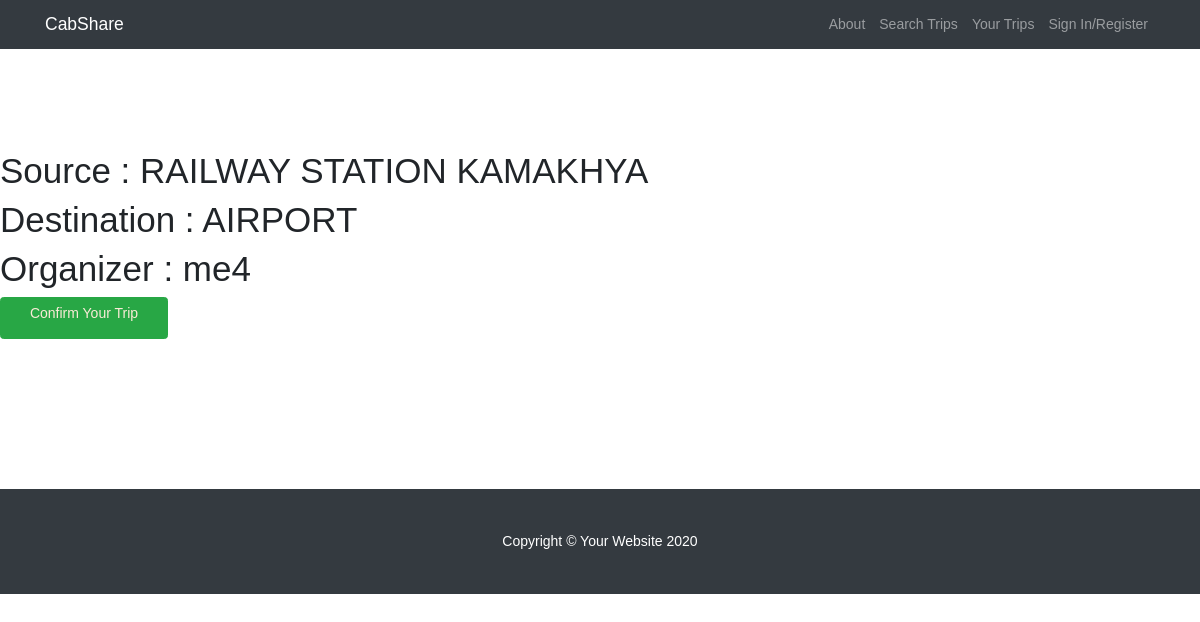
The app's page /trip/test-trip-4/ with its own data.
### core/models.py (models this page shows, shortened)
class Trip(models.Model):
    places = [
        ('IITG', 'IITG'),
        ('RAILWAY STATION GUWAHATI', 'RAILWAY STATION GUWAHATI'),
        ('RAILWAY STATION KAMAKHYA', 'RAILWAY STATION KAMAKHYA'),
        ('AIRPORT', 'AIRPORT'),
    ]
    src = models.CharField(
        max_length=50,
        choices=places,
        null=False,
        blank=False,
    )
    dest = models.CharField(
        max_length=50,
        choices=places,
        null=False,
        blank=False,
    )
    organizer = models.CharField(max_length=50)
    journey_date = models.DateTimeField(
        auto_now=False, auto_now_add=False, blank=False, null=False)
    slug = models.SlugField()

### core/views.py (the view)
# urls.py: path('trip/<slug>/', TripDetailView.as_view(), name='trip'),
class TripDetailView(DetailView):
    model = Trip
    template_name = "trip.html"

### templates/trip.html
{% extends "base.html" %}
{% block content %}
<h1> Source : {{ object.src }} </h1>
<h1> Destination : {{ object.dest }} </h1>
<h1> Organizer : {{ object.organizer }} </h1>
<Button class="btn btn-success"><a href="#">
        <p style="color: antiquewhite;">Confirm Your Trip</p>
    </a></Button>
{% endblock content%}

### static_files/css/base.css (style rules this page uses)
* { box-sizing: border-box; margin: 0; }
html, body { margin: 0; background: white; font-family: 'Montserrat', helvetica, arial, sans-serif; font-size: 14px; font-weight: 400; }

### records on screen
Trip: src "RAILWAY STATION KAMAKHYA", dest "AIRPORT", organizer "me4"
